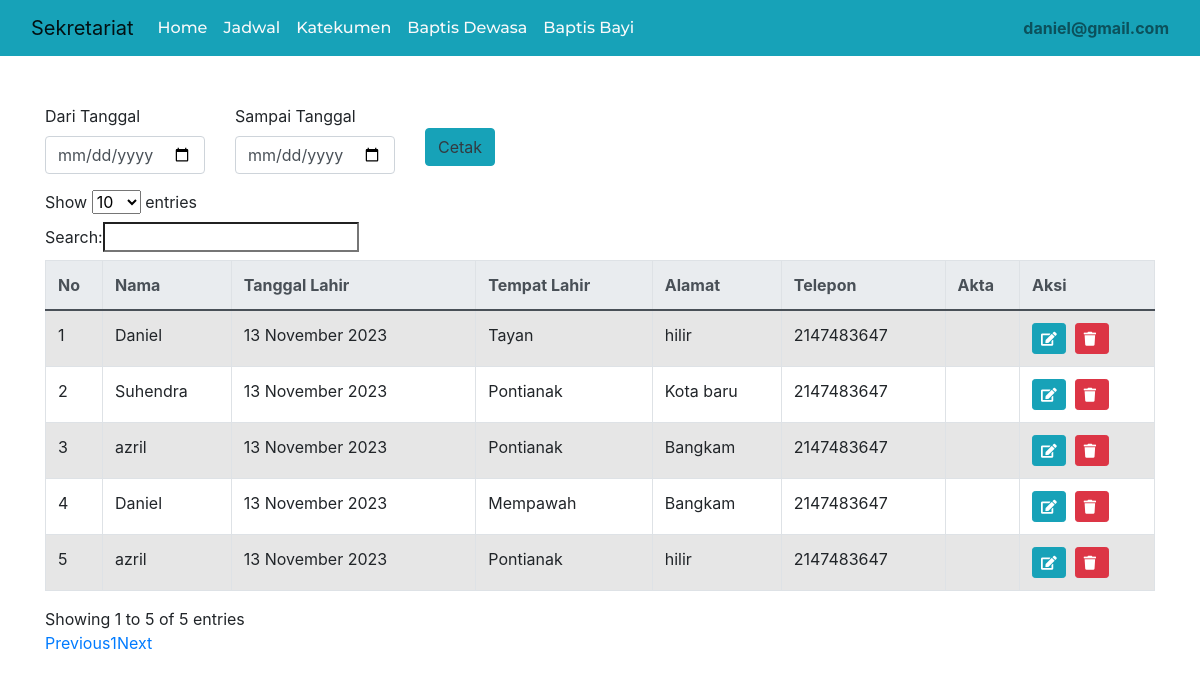
The page /admin/index.php?p=baptis_dewasa (signed in) on the database as committed earlier.
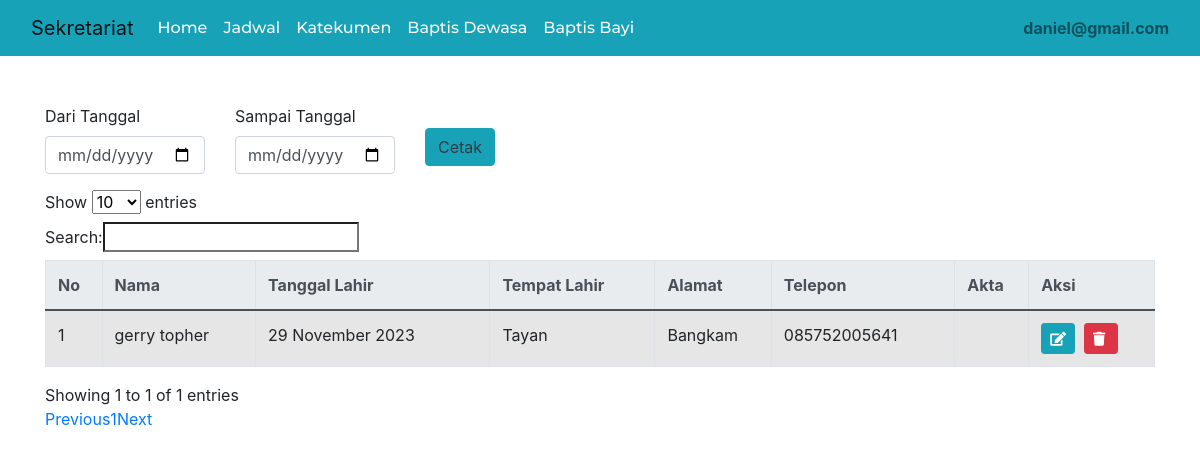
The same page on the database as committed later.
### tables this page shows
CREATE TABLE `baptis_dewasa` (
  `id_baptis` int(5) NOT NULL,
  `id_user` int(5) NOT NULL,
  `nama` varchar(50) NOT NULL,
  `tgl_lahir` date NOT NULL,
  `tempat_lahir` varchar(50) NOT NULL,
  `alamat` varchar(50) NOT NULL,
  `telepon` varchar(15) NOT NULL
);

### admin/baptis/dewasa.php (the view, shortened to what this page needs)
<link rel="stylesheet" href="https://cdnjs.cloudflare.com/ajax/libs/font-awesome/5.11.2/css/all.min.css">
  <link rel="stylesheet" href="https://cdn.datatables.net/1.10.12/css/dataTables.bootstrap.min.css" />
<div class="col-md-12 mt-5">
    <div class="container">
     <form action="../admin/cetak/cetak_tgl_dewasa.php" method="get" class="mb-3">
                        <div class="row">
                            <div class="col-md-2">
                                <label for="start_date" class="form-label">Dari Tanggal</label>
                                <input type="date" class="form-control" id="start_date" name="start_date">
                            </div>
                            <div class="col-md-2">
                                <label for="end_date" class="form-label">Sampai Tanggal</label>
                                <input type="date" class="form-control" id="end_date" name="end_date">
                            </div>
                            <div class="col-md-2">
                                <button type="submit" class="btn btn-info text-dark mt-4">Cetak</button>
                            </div>
                        </div>
                    </form>
    <div class="table-responsive">
          <table id="tabel-data" class="table table-striped table-bordered" width="100%">
            <thead class="thead-light">
              <tr>
                <th scope="col">No</th>
                <th scope="col">Nama</th>
                <th scope="col">Tanggal Lahir</th>
                <th scope="col">Tempat Lahir</th>
                <th scope="col">Alamat</th>
                <th scope="col">Telepon</th>
                <th scope="col">Akta</th>
                <th scope="col">Aksi</th>
              </tr>
            </thead>
            <tbody>
            <?php
                  include "../koneksi.php";
                  $data = mysqli_query($conn, "select * from baptis_dewasa");
                  $no = 1;
                  while($result = mysqli_fetch_array($data)){
                ?>
              <tr>
                <td><?=$no++; ?></td>
                <td><?php echo $result['nama']; ?></td>
                <td><?php echo date('d F Y', strtotime($result['tgl_lahir'])); ?></td>
                <td><?php echo $result['tempat_lahir']; ?></td>
                <td><?php echo $result['alamat']; ?></td>
                <td><?php echo $result['telepon']; ?></td>
                <td><?php echo $result['akta']; ?></td>
                <td>
                     <a href="index.php?p=edit_jadwal&id=<?=$result['id'];?>" class="btn btn-info btn-sm"><i class="fa fa-edit"></i></a>&nbsp;
                     <a onclick="return confirm('apakah anda yakin? ');" href="index.php?p=ac_delete_jadwal&id=<?=$result['id'] ?>" class="btn btn-danger btn-sm"><i class= "fa fa-trash">&nbsp;</i></a>
                    </td>
              </tr>
              <?php
                }
              ?>
            </tbody>
          </table>
        </div>
    </div>
</div>

### admin/index.php (shortened to what this page needs)
<!DOCTYPE html>
<html lang="en">
<head>
  <link rel="stylesheet" href="https://maxcdn.bootstrapcdn.com/bootstrap/4.5.2/css/bootstrap.min.css">
  <link href="https://cdn.jsdelivr.net/npm/bootstrap@5.0.2/dist/css/bootstrap.min.css" rel="stylesheet"
 />
  <link rel="stylesheet" href="style.css" />
  <link href="https://unpkg.com/aos@2.3.1/dist/aos.css" rel="stylesheet">
</head>
<body class="bg-ligth">
  <head>
    <link rel="stylesheet" href="https://stackpath.bootstrapcdn.com/bootstrap/4.5.2/css/bootstrap.min.css">
  </head>
  <body>
  <?php
    include "navbar.php";
  ?>
    <section class="content">
    <?php
        $page = $_GET['p'];
        if($page=="test"){
            include "test.php";
        }
        else if($page=="dashboard"){
            include "dashboard.php";
        }
        else if($page=="jadwal"){
            include "jadwal.php";
        }
        else if($page=="absen"){
          include "katekis/absen.php";
        }
        else if($page=="baptis_dewasa"){
          include "baptis/dewasa.php";
        }
         ?>
    </section>
  </body>
</html>

### admin/navbar.php (shortened to what this page needs)
<nav class="navbar navbar-expand-lg bg-info navbar-light ">
    <div class="container-fluid">
        <a class="navbar-brand" href="#">Sekretariat</a>
        <div class="collapse navbar-collapse" id="navbarNav">
            <ul class="navbar-nav me-auto mb-2 mb-lg-0">
            <?php
        $userLevel = isset($_SESSION["level"]) ? $_SESSION["level"] : "";
        if (!empty($_SESSION['email']) && $userLevel === "admin") {
          echo '
            <li class="nav-item">
                    <a class="nav-link active text-light fs-6" aria-current="page" href="./">Home</a>
                </li>
                <li class="nav-item">
                    <a class="nav-link text-light fs-6" href="index.php?p=jadwal">Jadwal</a>
                </li>
                <li class="nav-item">
                    <a class="nav-link text-light fs-6" href="index.php?p=katekumen">Katekumen</a>
                </li>
                <li class="nav-item">
                    <a class="nav-link text-light fs-6" href="index.php?p=baptis_dewasa">Baptis Dewasa</a>
                </li>
                <li class="nav-item">
                <a class="nav-link text-light fs-6" href="index.php?p=baptis_bayi">Baptis Bayi</a>
            </li>
            </ul>';
        }
                if (isset($_SESSION['email'])) {
                    echo '
                    <span class="navbar-text">
                    <b>' . $_SESSION['email'] . '</b>
                    </span>';
                } else {
                }
                ?>
        </div>
    </div>
</nav>

### style.css (style rules this page uses)
.navbar-nav { font-family: 'Montserrat', sans-serif; font-weight: 500; }

Rows that differ between the two databases and show on the page:
removed baptis_dewasa: nama "Daniel", tgl_lahir "13 November 2023", tempat_lahir "Tayan", alamat "hilir", telepon "2147483647"
removed baptis_dewasa: nama "Suhendra", tgl_lahir "13 November 2023", tempat_lahir "Pontianak", alamat "Kota baru", telepon "2147483647"
removed baptis_dewasa: nama "azril", tgl_lahir "13 November 2023", tempat_lahir "Pontianak", alamat "Bangkam", telepon "2147483647"
removed baptis_dewasa: nama "Daniel", tgl_lahir "13 November 2023", tempat_lahir "Mempawah", alamat "Bangkam", telepon "2147483647"
removed baptis_dewasa: nama "azril", tgl_lahir "13 November 2023", tempat_lahir "Pontianak", alamat "hilir", telepon "2147483647"
added baptis_dewasa: nama "gerry topher", tgl_lahir "29 November 2023", tempat_lahir "Tayan", alamat "Bangkam", telepon "085752005641"
Other text that changed with them:
text written by a page script: "Show entries Search: Showing 1 to 5 of 5 entries Previous 1 Next" → "Show entries Search: Showing 1 to 1 of 1 entries Previous 1 Next"
